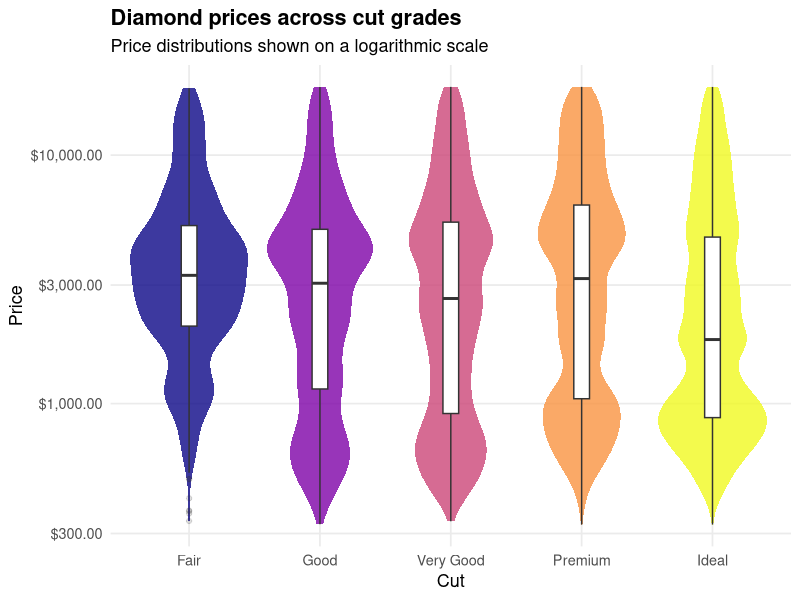

Write the R code that produced this figure.
library(tidyverse)

diamonds_plot <- ggplot(diamonds, aes(x = cut, y = price, fill = cut)) +
  geom_violin(alpha = 0.8, color = NA) +
  geom_boxplot(width = 0.12, fill = "white", outlier.alpha = 0.15) +
  scale_fill_viridis_d(option = "C", guide = "none") +
  scale_y_log10(labels = scales::dollar) +
  labs(
    title = "Diamond prices across cut grades",
    subtitle = "Price distributions shown on a logarithmic scale",
    x = "Cut",
    y = "Price"
  ) +
  theme_minimal(base_size = 13) +
  theme(
    plot.title = element_text(face = "bold"),
    panel.grid.minor = element_blank()
  )

ggsave("diamonds-2.png", plot = diamonds_plot, width = 9, height = 6, dpi = 300)
